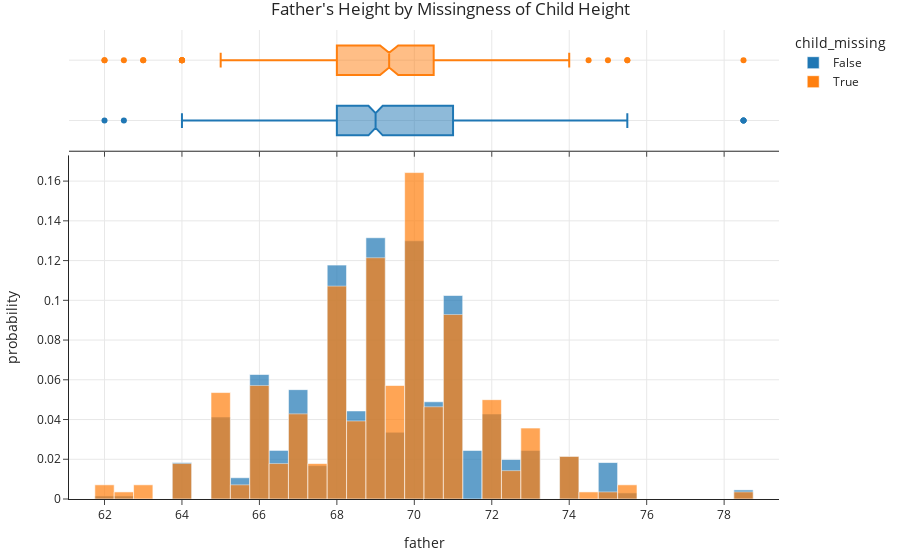

The code cell stored with this chart in its notebook:
### Markdown cell above
### Comparing null and non-null `'child'` distributions for `'father'`

- We again must compare two distributions:
    1. The distribution of `'father'` when `'child'` is missing.
    2. The distribution of `'father'` when `'child'` is not missing.

- If the distributions are similar, we conclude that the missingness of `'child'` is not dependent on the height of the `'father'`.

- We can again use a permutation test.

### Code cell
px.histogram(heights_mcar, x='father', color='child_missing', histnorm='probability', marginal='box',
             title="Father's Height by Missingness of Child Height", barmode='overlay', opacity=0.7)

### Figure 1 — Plotly figure (JSON) as saved in the notebook; plotly's stock layout.template omitted (floating-point values rounded to 4 significant figures; data arrays with more than 128 entries replaced by an {"elided": "..."} marker saying what was removed)
{"data": [{"alignmentgroup": "True", "bingroup": "x", "histnorm": "probability", "hovertemplate": "child_missing=False<br>father=%{x}<br>probability=%{y}<extra></extra>", "legendgroup": "False", "marker": {"color": "#1F77B4", "opacity": 0.7, "pattern": {"shape": ""}}, "name": "False", "offsetgroup": "False", "orientation": "v", "showlegend": true, "type": "histogram", "x": {"elided": "654 float values"}, "xaxis": "x", "yaxis": "y"}, {"alignmentgroup": "True", "hovertemplate": "child_missing=False<br>father=%{x}<extra></extra>", "legendgroup": "False", "marker": {"color": "#1F77B4"}, "name": "False", "notched": true, "offsetgroup": "False", "showlegend": false, "type": "box", "x": {"elided": "654 float values"}, "xaxis": "x2", "yaxis": "y2"}, {"alignmentgroup": "True", "bingroup": "x", "histnorm": "probability", "hovertemplate": "child_missing=True<br>father=%{x}<br>probability=%{y}<extra></extra>", "legendgroup": "True", "marker": {"color": "#FF7F0E", "opacity": 0.7, "pattern": {"shape": ""}}, "name": "True", "offsetgroup": "True", "orientation": "v", "showlegend": true, "type": "histogram", "x": {"elided": "280 float values"}, "xaxis": "x", "yaxis": "y"}, {"alignmentgroup": "True", "hovertemplate": "child_missing=True<br>father=%{x}<extra></extra>", "legendgroup": "True", "marker": {"color": "#FF7F0E"}, "name": "True", "notched": true, "offsetgroup": "True", "showlegend": false, "type": "box", "x": {"elided": "280 float values"}, "xaxis": "x2", "yaxis": "y2"}], "layout": {"barmode": "overlay", "legend": {"title": {"text": "child_missing"}, "tracegroupgap": 0}, "title": {"text": "Father's Height by Missingness of Child Height"}, "xaxis": {"anchor": "y", "domain": [0, 1], "title": {"text": "father"}}, "xaxis2": {"anchor": "y2", "domain": [0, 1], "matches": "x", "showticklabels": false}, "yaxis": {"anchor": "x", "domain": [0, 0.7326], "title": {"text": "probability"}}, "yaxis2": {"anchor": "x2", "domain": [0.7426, 1], "matches": "y2", "showline": false, "showticklabels": false, "ticks": ""}}}
